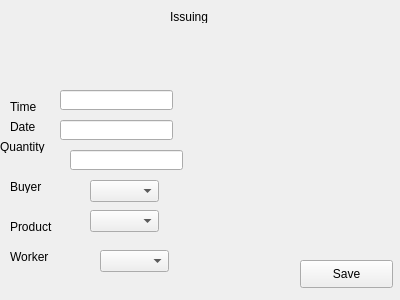
<?xml version="1.0" encoding="UTF-8"?>
<ui version="4.0">
 <class>issuing</class>
 <widget class="QWidget" name="issuing">
  <property name="geometry">
   <rect>
    <x>0</x>
    <y>0</y>
    <width>400</width>
    <height>300</height>
   </rect>
  </property>
  <property name="windowTitle">
   <string>Form</string>
  </property>
  <widget class="QLabel" name="label">
   <property name="geometry">
    <rect>
     <x>170</x>
     <y>10</y>
     <width>47</width>
     <height>13</height>
    </rect>
   </property>
   <property name="text">
    <string>Issuing</string>
   </property>
  </widget>
  <widget class="QLabel" name="label_2">
   <property name="geometry">
    <rect>
     <x>10</x>
     <y>100</y>
     <width>47</width>
     <height>13</height>
    </rect>
   </property>
   <property name="text">
    <string>Time</string>
   </property>
  </widget>
  <widget class="QLabel" name="label_3">
   <property name="geometry">
    <rect>
     <x>30</x>
     <y>120</y>
     <width>47</width>
     <height>13</height>
    </rect>
   </property>
   <property name="text">
    <string/>
   </property>
  </widget>
  <widget class="QLabel" name="label_4">
   <property name="geometry">
    <rect>
     <x>10</x>
     <y>120</y>
     <width>47</width>
     <height>13</height>
    </rect>
   </property>
   <property name="text">
    <string>Date</string>
   </property>
  </widget>
  <widget class="QLabel" name="label_5">
   <property name="geometry">
    <rect>
     <x>0</x>
     <y>140</y>
     <width>47</width>
     <height>13</height>
    </rect>
   </property>
   <property name="text">
    <string>Quantity</string>
   </property>
  </widget>
  <widget class="QLabel" name="label_6">
   <property name="geometry">
    <rect>
     <x>10</x>
     <y>180</y>
     <width>47</width>
     <height>13</height>
    </rect>
   </property>
   <property name="text">
    <string>Buyer</string>
   </property>
  </widget>
  <widget class="QLabel" name="label_7">
   <property name="geometry">
    <rect>
     <x>10</x>
     <y>220</y>
     <width>47</width>
     <height>13</height>
    </rect>
   </property>
   <property name="text">
    <string>Product</string>
   </property>
  </widget>
  <widget class="QLabel" name="label_8">
   <property name="geometry">
    <rect>
     <x>10</x>
     <y>250</y>
     <width>47</width>
     <height>13</height>
    </rect>
   </property>
   <property name="text">
    <string>Worker</string>
   </property>
  </widget>
  <widget class="QLineEdit" name="timeEdit">
   <property name="geometry">
    <rect>
     <x>60</x>
     <y>90</y>
     <width>113</width>
     <height>20</height>
    </rect>
   </property>
  </widget>
  <widget class="QLineEdit" name="dateEdit">
   <property name="geometry">
    <rect>
     <x>60</x>
     <y>120</y>
     <width>113</width>
     <height>20</height>
    </rect>
   </property>
  </widget>
  <widget class="QLineEdit" name="quantityEdit">
   <property name="geometry">
    <rect>
     <x>70</x>
     <y>150</y>
     <width>113</width>
     <height>20</height>
    </rect>
   </property>
  </widget>
  <widget class="QComboBox" name="buyerComboBox">
   <property name="geometry">
    <rect>
     <x>90</x>
     <y>180</y>
     <width>69</width>
     <height>22</height>
    </rect>
   </property>
  </widget>
  <widget class="QComboBox" name="productComboBox">
   <property name="geometry">
    <rect>
     <x>90</x>
     <y>210</y>
     <width>69</width>
     <height>22</height>
    </rect>
   </property>
  </widget>
  <widget class="QComboBox" name="workerComboBox">
   <property name="geometry">
    <rect>
     <x>100</x>
     <y>250</y>
     <width>69</width>
     <height>22</height>
    </rect>
   </property>
  </widget>
  <widget class="QPushButton" name="pushButton">
   <property name="geometry">
    <rect>
     <x>300</x>
     <y>260</y>
     <width>93</width>
     <height>28</height>
    </rect>
   </property>
   <property name="text">
    <string>Save</string>
   </property>
  </widget>
 </widget>
 <resources/>
 <connections/>
</ui>
